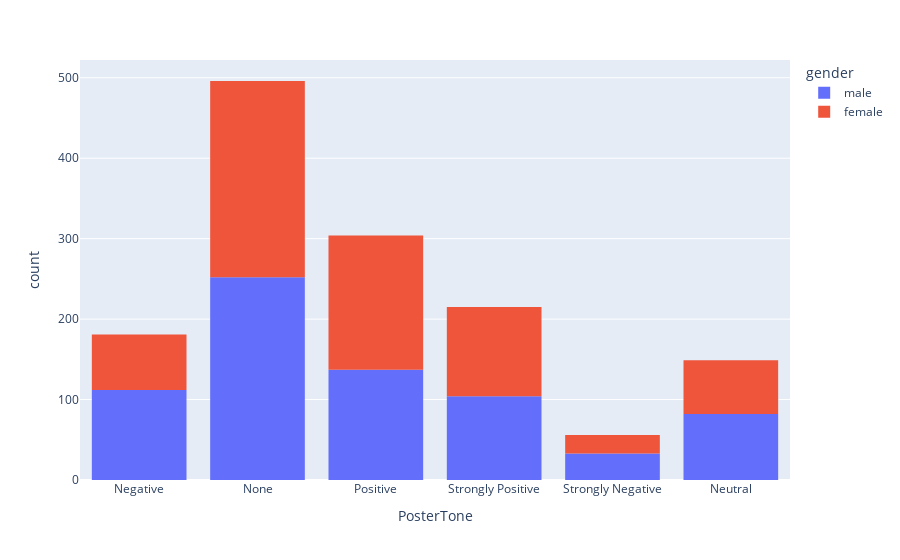

The code cell stored with this chart in its notebook:
### Markdown cell above
### Tone colored by gender

### Code cell
fig = px.histogram(agg, x = 'PosterTone', color = 'gender')
fig.show()

### Figure 1 — Plotly figure (JSON) as saved in the notebook; plotly's stock layout.template omitted (floating-point values rounded to 4 significant figures; data arrays with more than 128 entries replaced by an {"elided": "..."} marker saying what was removed)
{"data": [{"alignmentgroup": "True", "bingroup": "x", "hovertemplate": "gender=male<br>PosterTone=%{x}<br>count=%{y}<extra></extra>", "legendgroup": "male", "marker": {"color": "#636efa", "pattern": {"shape": ""}}, "name": "male", "offsetgroup": "male", "orientation": "v", "showlegend": true, "type": "histogram", "x": {"elided": "722 str values"}, "xaxis": "x", "yaxis": "y"}, {"alignmentgroup": "True", "bingroup": "x", "hovertemplate": "gender=female<br>PosterTone=%{x}<br>count=%{y}<extra></extra>", "legendgroup": "female", "marker": {"color": "#EF553B", "pattern": {"shape": ""}}, "name": "female", "offsetgroup": "female", "orientation": "v", "showlegend": true, "type": "histogram", "x": {"elided": "681 str values"}, "xaxis": "x", "yaxis": "y"}], "layout": {"barmode": "relative", "legend": {"title": {"text": "gender"}, "tracegroupgap": 0}, "margin": {"t": 60}, "xaxis": {"anchor": "y", "domain": [0, 1], "title": {"text": "PosterTone"}}, "yaxis": {"anchor": "x", "domain": [0, 1], "title": {"text": "count"}}}}
